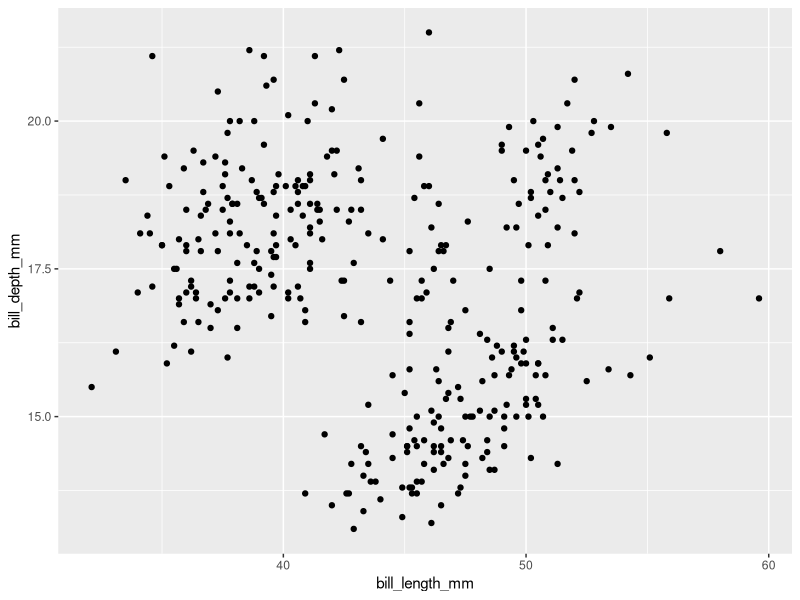
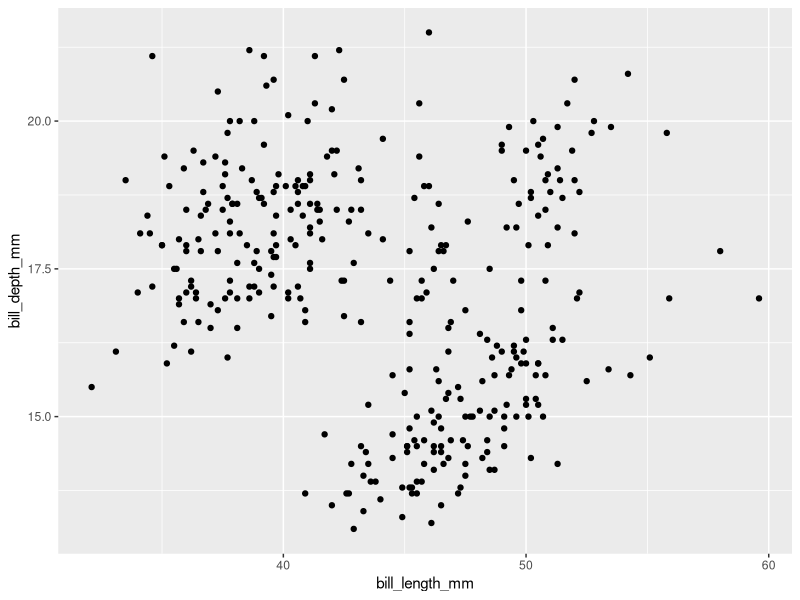
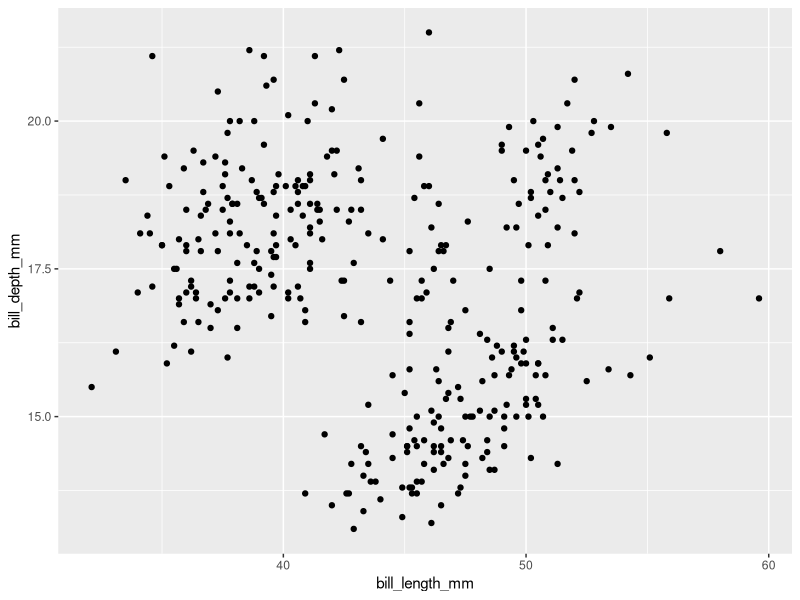
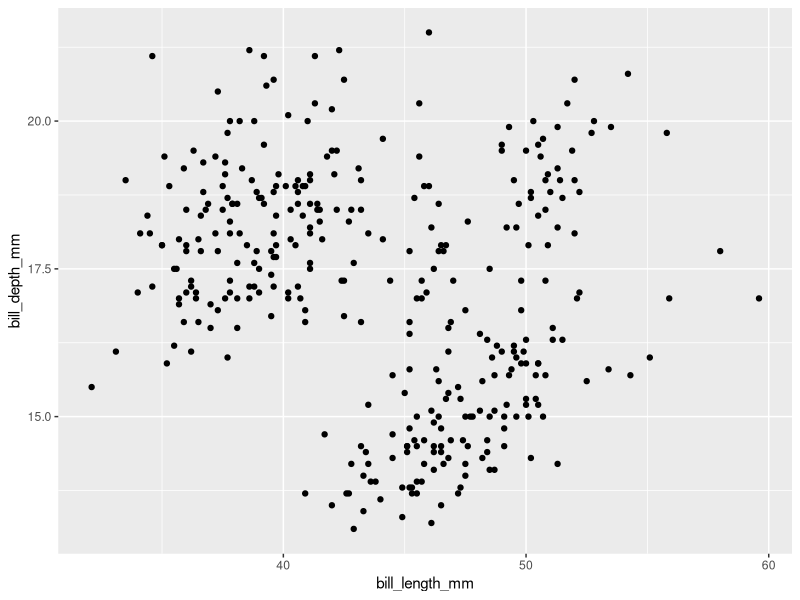
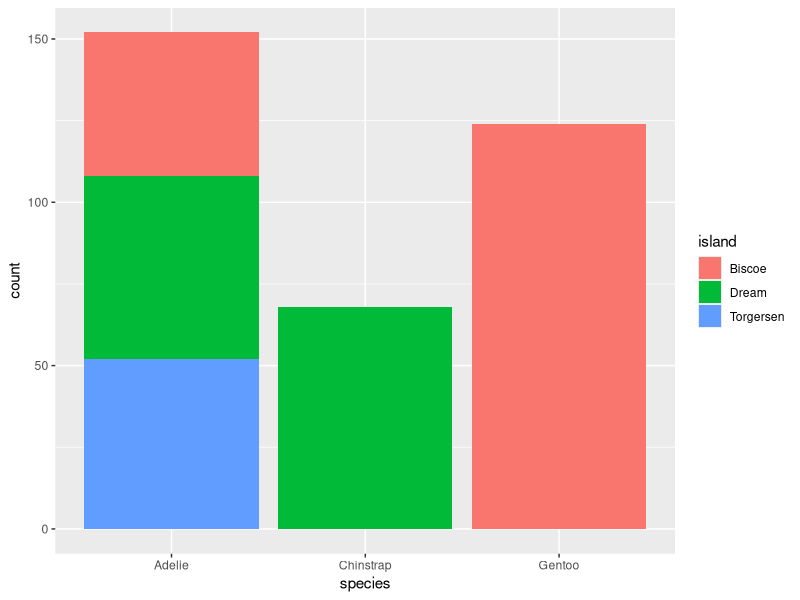
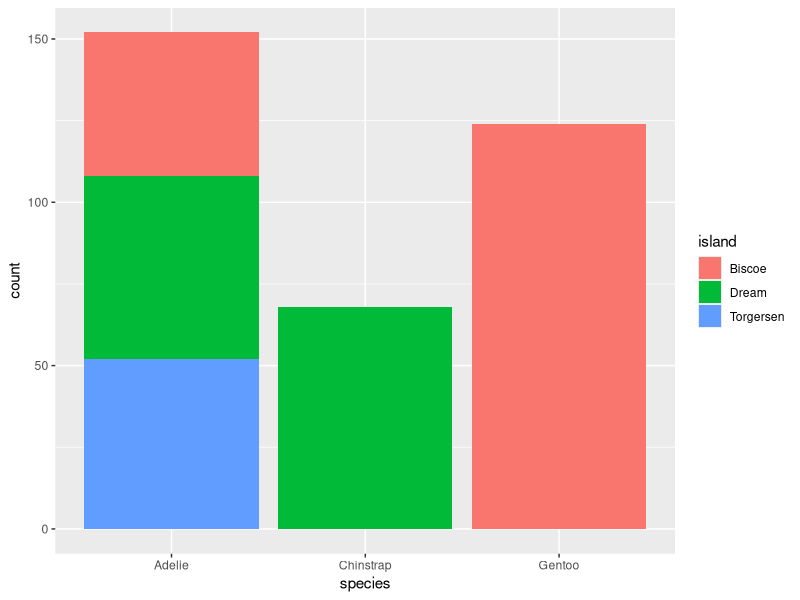
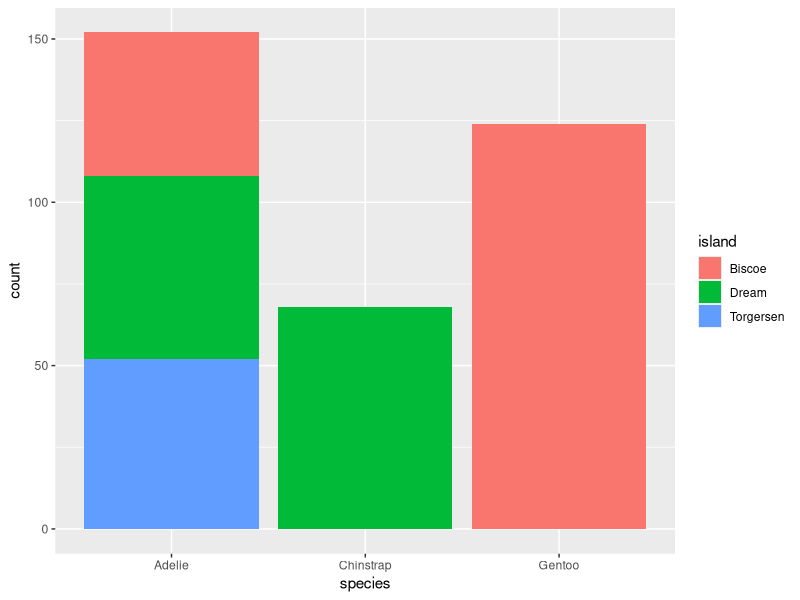
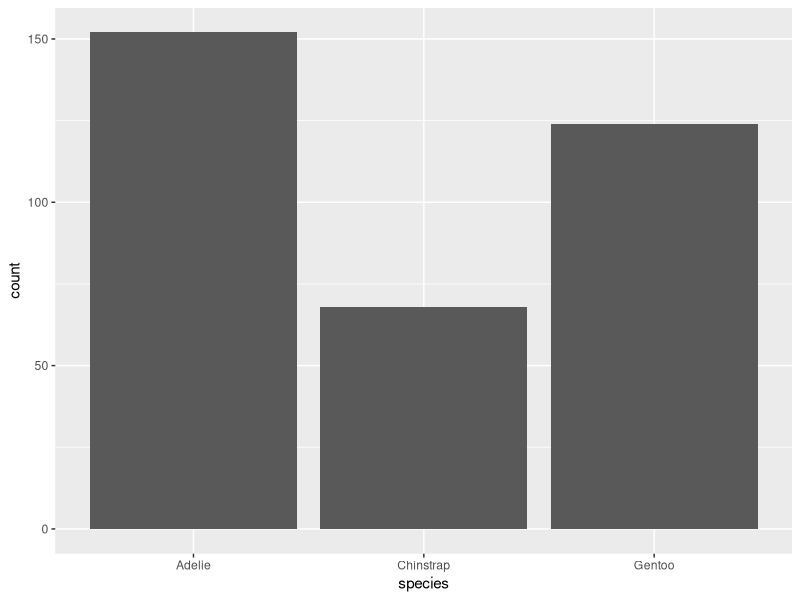

These charts were generated, in order, by the following R code:
## ---- chunk 1
#| eval: true
#| echo: true
#| message: false
#| warning: false
# load packages ----
library(tidyverse)
library(palmerpenguins)
## ---- chunk 2
# create some untidy temperature data ----
temp_data_wide <- tribble(
  ~date, ~station1, ~station2,  ~station3,
  "2023-10-01", 30.1, 29.8,  31.2,
  "2023-11-01", 28.6, 29.1,  33.4,
  "2023-12-01", 29.9, 28.5,  32.3
)

# print it out ----
print(temp_data_wide)
## ---- chunk 3
# convert data from wide > long ----
temp_data_long <- temp_data_wide |> 
  pivot_longer(cols = starts_with("station"),
               names_to = "station_id",
               values_to = "temp_c")

# print it out ----
print(temp_data_long)
## ---- chunk 4
#| warning: false
# ~ CODE ALONG HERE ~
## ---- chunk 5
#| warning: false
ggplot(penguins, aes(x = bill_length_mm, y = bill_depth_mm)) + 
  geom_point()
## ---- chunk 6
#| warning: false
ggplot(penguins, aes(x = bill_length_mm, y = bill_depth_mm)) + 
  geom_point()
## ---- chunk 7
#| warning: false
#| message: false
# create a separate penguins_summary df ----
penguins_summary <- penguins |>
  drop_na() |> 
  group_by(species) |> 
  summarize(
    mean_bill_length_mm = mean(bill_length_mm),
    mean_bill_depth_mm = mean(bill_depth_mm)
  )

# create ggplot with layers from different dfs ----
# ~ CODE ALONG HERE ~
## ---- chunk 8
#| warning: false
#| message: false
# scatterplot with lms fitted to species ---- 
ggplot(penguins, aes(x = bill_length_mm, y = bill_depth_mm)) +
  geom_point()
## ---- chunk 9
#| warning: false
#| message: false
# scatterplot with lm fitted to entire data set ---- 
ggplot(penguins, aes(x = bill_length_mm, y = bill_depth_mm)) +
  geom_point()
## ---- chunk 10
#| warning: false
# filter for Gentoo penguins, then pipe into ggplot ----
# ~ CODE ALONG HERE ~
## ---- chunk 11
#| warning: false
# ~ CODE ALONG HERE ~
## ---- chunk 12
#| warning: false

# new summarized df ----
penguin_summary <- penguins |> 
  count(species) 

# generate bar heights based on "identity" of values in `n` column ----
# ~ CODE ALONG HERE ~
## ---- chunk 13
#| warning: false
# ~ CODE ALONG HERE ~
## ---- chunk 14
#| warning: false
ggplot(penguins, aes(x = species, fill = island)) +
  geom_bar() 
## ---- chunk 15
#| warning: false
ggplot(penguins, aes(x = species, fill = island)) +
  geom_bar() 
## ---- chunk 16
#| warning: false
ggplot(penguins, aes(x = species, fill = island)) +
  geom_bar() 
## ---- chunk 17
#| warning: false
ggplot(penguins, aes(x = species)) +
  geom_bar()
## ---- chunk 18
#| warning: false
ggplot(penguins, aes(x = species)) +
  geom_bar()
## ---- chunk 19
#| warning: false
ggplot(penguins, aes(x = species)) +
  geom_bar()
## ---- chunk 20
#| warning: false
ggplot(penguins, aes(x = species)) +
  geom_bar()
## ---- chunk 21
#| warning: false
#| message: false
# ~ CODE ALONG HERE ~
